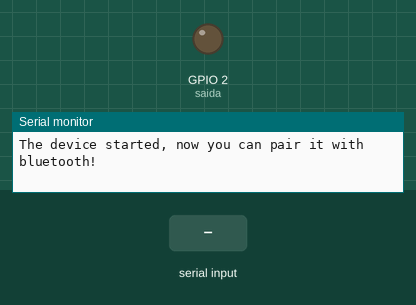
This program was run on a simulated ESP32. Parts: output pins drawn as LEDs (lit = HIGH), the last lines printed to the serial monitor. The test bench sets the inputs (shaded band). Nothing arrives over Bluetooth unless stated.

Above: at 1.2 s.
1.3 s: "1" received over the second serial link
At 2.5 s:
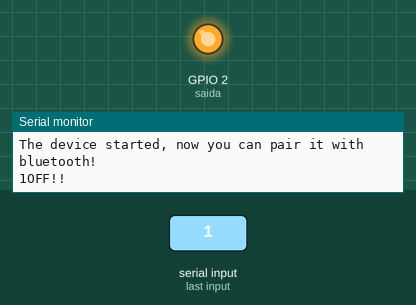
2.8 s: "0" received over the second serial link
At 4.0 s:
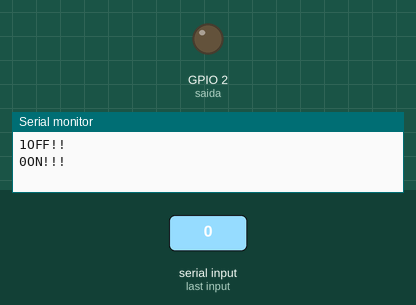
Timing chart, 0 to 5.8 s (numbered marks = the images above; inputs shaded):
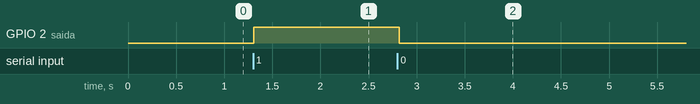

Measured:
- after the input at 1.3 s, GPIO 2 (saida): LOW → HIGH at once
- after the input at 2.8 s, GPIO 2 (saida): HIGH → LOW at once

The program:

main.cpp
```cpp
#include <Arduino.h>
#include "BluetoothSerial.h"

//Definições de código para habilitar a função bluetooth
#if !defined(CONFIG_BT_ENABLED) || !defined(CONFIG_BLUEDROID_ENABLED)
#error Bluetooth is not enabled! Please run `make menuconfig` to and enable it
#endif

BluetoothSerial SerialBT; //Classe com as funcionalidades bluetooth

int saida = GPIO_NUM_2;

//Callback para registro de eventos de estado
void callback(esp_spp_cb_event_t event, esp_spp_cb_param_t *param){
  if(event == ESP_SPP_SRV_OPEN_EVT){ //Caso o estado recebido seja conectado
    Serial.println("Client Connected");
  }

  if(event == ESP_SPP_CLOSE_EVT ){ //Caso o estado recebido seja desconectado
    Serial.println("Client disconnected");
  }
}

void setup() {
  Serial.begin(9600);
  SerialBT.begin("ESP32Dev");        //Iniciando com nome ESP32Dev
  SerialBT.register_callback(callback);
  Serial.println("The device started, now you can pair it with bluetooth!");
  pinMode(saida, OUTPUT);
}

void loop() {
  if (SerialBT.available()) {
    int read = SerialBT.read();
    Serial.write(read);
    if(read == 0x30){
      Serial.println("ON!!!");
      digitalWrite(saida, LOW);
    }

    if(read == 0x31){
      Serial.println("OFF!!");
      digitalWrite(saida, HIGH);
    }
  }
  delay(20);
}
```
